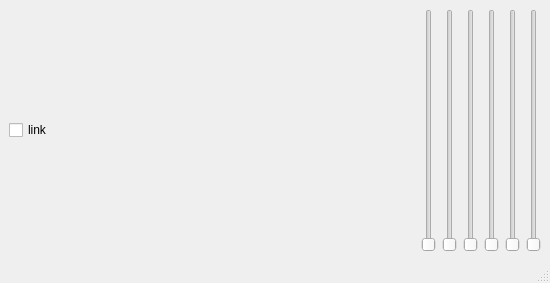
<?xml version="1.0" encoding="UTF-8"?>
<ui version="4.0">
 <class>MainWindow</class>
 <widget class="QMainWindow" name="MainWindow">
  <property name="geometry">
   <rect>
    <x>0</x>
    <y>0</y>
    <width>550</width>
    <height>283</height>
   </rect>
  </property>
  <property name="windowTitle">
   <string>MainWindow</string>
  </property>
  <widget class="QWidget" name="centralwidget">
   <layout class="QHBoxLayout" name="horizontalLayout_3">
    <item>
     <widget class="QCheckBox" name="link">
      <property name="text">
       <string>link</string>
      </property>
     </widget>
    </item>
    <item>
     <layout class="QHBoxLayout" name="horizontalLayout">
      <item>
       <widget class="QSlider" name="left_r">
        <property name="maximum">
         <number>255</number>
        </property>
        <property name="orientation">
         <enum>Qt::Vertical</enum>
        </property>
       </widget>
      </item>
      <item>
       <widget class="QSlider" name="left_g">
        <property name="maximum">
         <number>255</number>
        </property>
        <property name="orientation">
         <enum>Qt::Vertical</enum>
        </property>
       </widget>
      </item>
      <item>
       <widget class="QSlider" name="left_b">
        <property name="maximum">
         <number>255</number>
        </property>
        <property name="orientation">
         <enum>Qt::Vertical</enum>
        </property>
       </widget>
      </item>
     </layout>
    </item>
    <item>
     <layout class="QHBoxLayout" name="horizontalLayout_2">
      <item>
       <widget class="QSlider" name="right_r">
        <property name="maximum">
         <number>255</number>
        </property>
        <property name="orientation">
         <enum>Qt::Vertical</enum>
        </property>
       </widget>
      </item>
      <item>
       <widget class="QSlider" name="right_g">
        <property name="maximum">
         <number>255</number>
        </property>
        <property name="orientation">
         <enum>Qt::Vertical</enum>
        </property>
       </widget>
      </item>
      <item>
       <widget class="QSlider" name="right_b">
        <property name="maximum">
         <number>255</number>
        </property>
        <property name="orientation">
         <enum>Qt::Vertical</enum>
        </property>
       </widget>
      </item>
     </layout>
    </item>
   </layout>
  </widget>
  <widget class="QMenuBar" name="menubar">
   <property name="geometry">
    <rect>
     <x>0</x>
     <y>0</y>
     <width>550</width>
     <height>26</height>
    </rect>
   </property>
  </widget>
  <widget class="QStatusBar" name="statusbar"/>
 </widget>
 <resources/>
 <connections/>
</ui>
